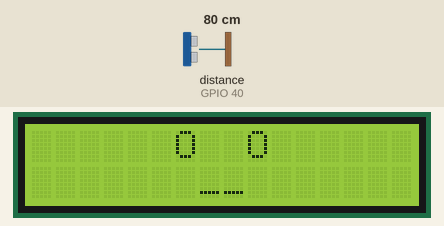
This sketch was run on a simulated ESP32. Parts: 16×2 character LCD. Wiring (inferred from the names in the program): ultrasonic range finder: trigger GPIO 41; echo GPIO 40. The inputs (shaded band) are chosen by the test bench; at power-on: distance to the obstacle (sensor on GPIO 40) 80 cm. The echo pulse lasts 58.3 µs per cm; WiFi joins after 1.5 s; servers stay silent unless stated; what the sketch prints to the serial monitor is not drawn.

Above: at 3.0 s.
3.1 s: distance to the obstacle (sensor on GPIO 40) set to 6 cm
5.1 s: distance to the obstacle (sensor on GPIO 40) set to 3 cm
At 7.1 s:
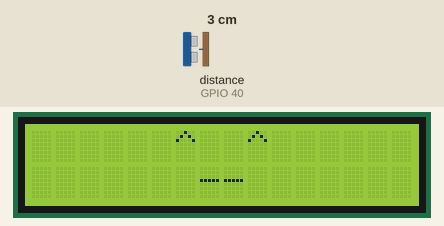
7.4 s: distance to the obstacle (sensor on GPIO 40) set to 9 cm
At 9.1 s:
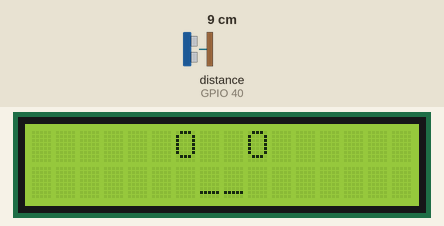
9.4 s: distance to the obstacle (sensor on GPIO 40) set to 2 cm
At 10.3 s:
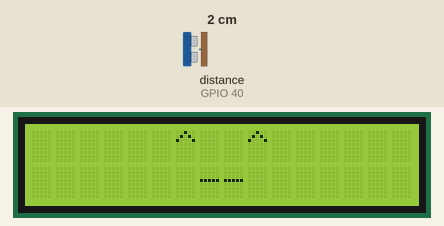
Timing chart, 0 to 12.4 s (numbered marks = the images above; inputs shaded):
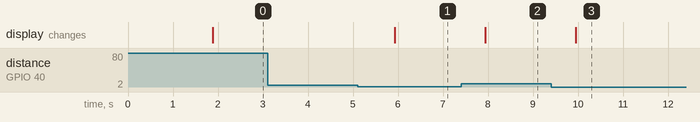

Measured:
- the behaviour switches between 5 and 4 cm on distance to the obstacle (sensor on GPIO 40) (found by bisection; images 0 and 1)
- after the input at 3.1 s, every drawn part: stays the same
- after the input at 5.1 s, the display: changes after 0.82 s (image 1)
- after the input at 7.4 s, the display: changes after 0.54 s (image 2)
- after the input at 9.4 s, the display: changes after 0.55 s (image 3)

The sketch:

TEDDY.ino
```cpp
#include <LiquidCrystal_I2C.h>
#include <WiFi.h>
#include <WiFiClientSecure.h>
#include <UniversalTelegramBot.h>

// WiFi credentials
const char* ssid = "SUTD_Guest";
const char* password = "";

// Telegram Bot Token and Chat ID
#define BOTtoken "7714557177:AAFr_FfivFwg8oUQL42H4ya6YhcPUIUGg-E"
#define CHAT_ID "5276957908"
#define PARENT_CHAT_ID "717607066"

// LCD and health state
const int trig_pin = 41;
const int echo_pin = 40;
const int MAX_HEALTH = 100;
const int SAD_HEALTH = 50;
const int SICK_HEALTH = 20;
const int MIN_HEALTH = 0;
int health = MAX_HEALTH;
char mood = 'A'; // To avoid sending repeated messages, A = neutral, B = sad, C = sick, D = dead

// Initialize objects
LiquidCrystal_I2C lcd(0x27, 16, 2);
WiFiClientSecure client;
UniversalTelegramBot bot(BOTtoken, client);

float readDistanceCM() {
  digitalWrite(trig_pin, LOW);
  delayMicroseconds(2);
  digitalWrite(trig_pin, HIGH);
  delayMicroseconds(10);
  digitalWrite(trig_pin, LOW);
  int duration = pulseIn(echo_pin, HIGH);
  return duration * 0.034 / 2;
}

void faceSmiley() {
  lcd.setCursor(6, 0);
  lcd.print("^  ^");
  lcd.setCursor(7, 1);
  lcd.print("--");
}

void faceNeutral() {
  lcd.setCursor(6, 0);
  lcd.print("O  O");
  lcd.setCursor(7, 1);
  lcd.print("__");
}

void faceSad() {
  lcd.setCursor(6, 0);
  lcd.print(">  <");
  lcd.setCursor(7, 1);
  lcd.print("__");
}

void faceSick() {
  lcd.setCursor(6, 0);
  lcd.print("@  @");
  lcd.setCursor(7, 1);
  lcd.print(" .");
}

void faceDead() {
  lcd.setCursor(6, 0);
  lcd.print("X  X");
  lcd.setCursor(7, 1);
  lcd.print("~~");
}

void losingHealth() {
  // Update mood when health is lost
  if (health == MIN_HEALTH) {
    faceDead();
    if (mood == 'C') {
      bot.sendMessage(CHAT_ID, "TEDDY has fainted. Study now to resuscitate him!");
      bot.sendMessage(PARENT_CHAT_ID, "TEDDY has fainted. Check in on your child!");
      mood = 'D';
    }
  } else if (health <= SICK_HEALTH){
    faceSick();
    if (mood == 'B') {
      bot.sendMessage(CHAT_ID, "TEDDY is feeling sick... Study soon so he can recover!");
      mood = 'C';
    }
  } else if (health <= SAD_HEALTH){
    faceSad();
    if (mood == 'A') {
      bot.sendMessage(CHAT_ID, "TEDDY is feeling sad... Study to make him happier!");
      mood = 'B';
    }
  } else {
    faceNeutral();
  }
}

void gainingHealth() {
  // Update mood when health is gained
  if (health > SAD_HEALTH) {
    mood = 'A';
  } else if (health > SICK_HEALTH){
    mood = 'B';
  } else if (health > MIN_HEALTH){
    mood = 'C';
  }
}

void setup() {
  // Initialize LCD
  lcd.init();
  lcd.backlight();
  faceSmiley();

  // Initialize serial monitor
  Serial.begin(115200);

  // Initialize ultrasonic sensor pins
  pinMode(trig_pin, OUTPUT);
  pinMode(echo_pin, INPUT);

  // Connect to WiFi
  WiFi.mode(WIFI_STA);
  WiFi.begin(ssid, password);
  client.setCACert(TELEGRAM_CERTIFICATE_ROOT); // Use the built-in root certificate
  while (WiFi.status() != WL_CONNECTED) {
    delay(500);
    Serial.print(".");
  }
  Serial.println("\nWiFi connected");

  // Send initial Telegram message
  bot.sendMessage(CHAT_ID, "Nice to meet you! My name is TEDDY and I become happier as you study (and sadder if you don't). Hope to study lots with you! ^-^");
}

void loop() {
  // Read the distance and update health
  float distance = readDistanceCM();
  if (distance > 0 && distance < 4 && health < MAX_HEALTH) {
    health++;
    faceSmiley();
    gainingHealth();
  } else if (health > MIN_HEALTH) {
    health = max(health - 1, MIN_HEALTH);
    losingHealth();
  }

  // Debugging and update LCD
  Serial.println(health);
  delay(1000);
}
```
